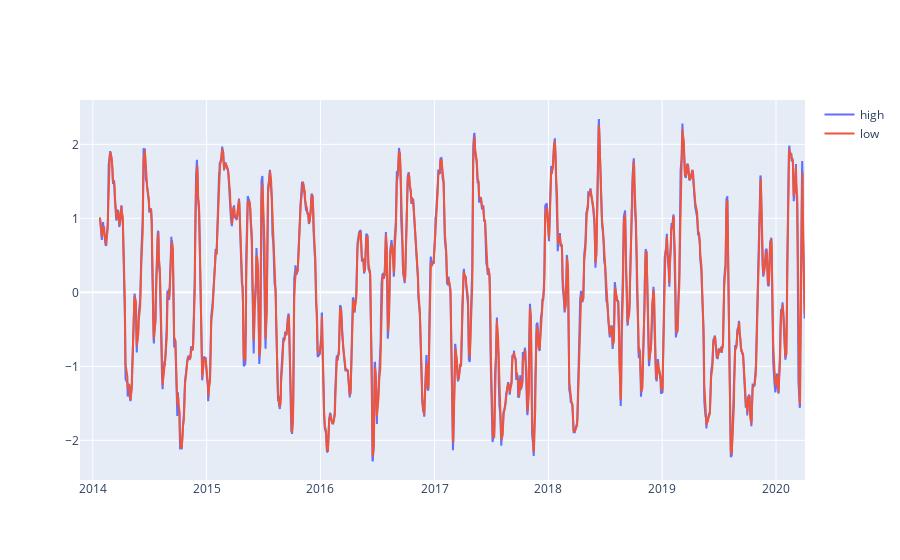

Notebook source saved alongside this figure:
### Markdown cell above
### MACD

### Code cell
zscores_frame = zscore_moving_avg.to_frame()
#print(zscores_frame)
macd_high = zscore_moving_avg.ewm(span=macd_fast, adjust=False).mean()
macd_low = zscore_moving_avg.ewm(span=macd_slow, adjust=False).mean()
#macd_high = exp1-exp2
#macd_low = macd.ewm(span=9, adjust=False).mean()


plt.figure(figsize=(15,7))
fig = go.Figure()

#print(macd_low)
fig.add_trace(go.Scatter(x=macd_high.index, y=macd_high,
                    mode='lines',
                    name='high'))

fig.add_trace(go.Scatter(x=macd_low.index, y=macd_low,
                    mode='lines',
                    name='low'))



fig.show()

### Figure 1 — Plotly figure (JSON) as saved in the notebook; plotly's stock layout.template omitted (floating-point values rounded to 4 significant figures; data arrays with more than 128 entries replaced by an {"elided": "..."} marker saying what was removed)
{"data": [{"mode": "lines", "name": "high", "type": "scatter", "x": {"elided": "1520 str values"}, "y": {"elided": "1520 float values"}}, {"mode": "lines", "name": "low", "type": "scatter", "x": {"elided": "1520 str values"}, "y": {"elided": "1520 float values"}}], "layout": {}}
